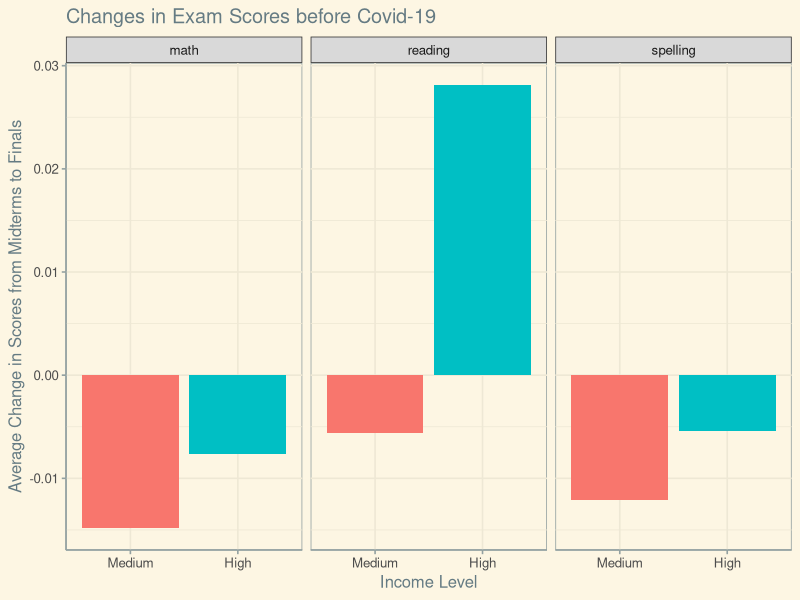
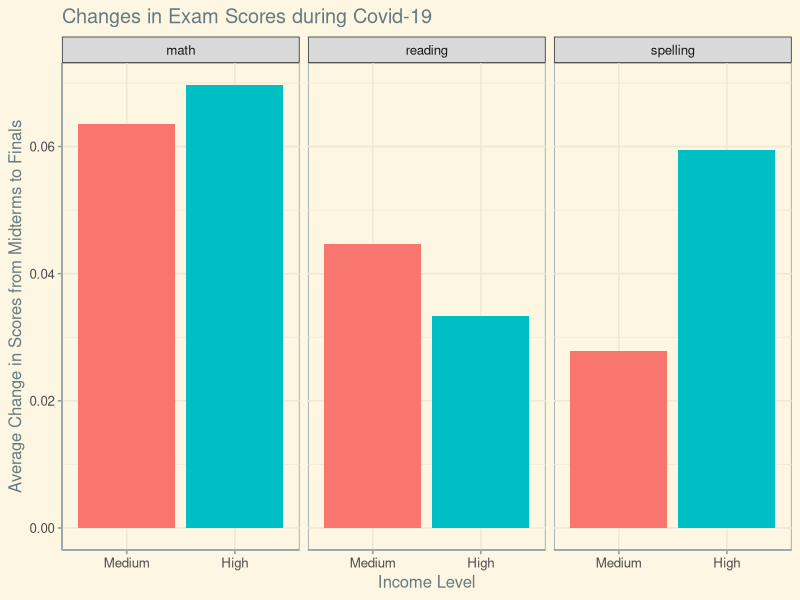

The R script that drew these images, in order: (Note: this script raises an error after producing the figures.)
## ---- chunk 1
library(tidyverse)
library(ggthemes)

covid <- read_csv("data/clean_covid_formatted.csv")
## ---- chunk 2
covid |>
  select(subject, grade,`income_medium`, `income_high`) |>
  pivot_longer(cols = c(-subject, -grade),
               names_to = "income_level",
               values_to = "scores_diff") |>
  mutate(income_level = as.factor(str_to_sentence(str_extract(income_level, "medium|high")))) |>
  mutate(income_level = fct_relevel(income_level, c("Medium", "High")),
         subject = as.factor(subject)) |>
  group_by(income_level, subject) |>
  summarize(mean_scores_diff = mean(scores_diff)) |>
  ggplot(aes(y = mean_scores_diff, x = income_level, fill = income_level)) +
  geom_col() +
  facet_wrap(~subject) +
  labs(x = "Income Level",
       y = "Average Change in Scores from Midterms to Finals",
       title = "Changes in Exam Scores before Covid-19",
       fill = "") +
  theme_solarized() +
  scale_color_solarized() +
  theme(legend.position = "none")
## ---- chunk 3
covid |>
  select(subject, grade,`COVID-19 year * Medium income household`, `COVID-19 year * High income household`) |>
  pivot_longer(cols = c(-subject, -grade),
               names_to = "income_level",
               values_to = "scores_diff") |>
  mutate(income_level = as.factor(str_to_sentence(str_extract(income_level, "Medium|High")))) |>
  mutate(income_level = fct_relevel(income_level, c("Medium", "High")),
         subject = as.factor(subject)) |>
  group_by(income_level, subject) |>
  summarize(mean_scores_diff = mean(scores_diff)) |>
  ggplot(aes(y = mean_scores_diff, x = income_level, fill = income_level)) +
  geom_col() +
  facet_wrap(~subject) +
  labs(x = "Income Level",
       y = "Average Change in Scores from Midterms to Finals",
       title = "Changes in Exam Scores during Covid-19",
       fill = "") +
  theme_solarized() +
  theme(legend.position = "none")
## ---- chunk 4
# Viz 3 
covid |>
  select(subject, grade,education_high, education_medium) |>
  pivot_longer(cols = c(-subject, -grade),
               names_to = "education_level",
               values_to = "scores_diff") |>
   mutate(education_level = as.factor(str_to_sentence(str_extract(education_level, "medium|high")))) |>
  mutate(education_level = fct_relevel(education_level, c("Medium", "High")),
         subject = as.factor(subject)) |>
  group_by(education_level, subject) |>
  summarize(mean_scores_diff = mean(scores_diff)) |>
  ggplot(aes(y = mean_scores_diff, x = education_level, fill = education_level)) +
  geom_col() +
  facet_wrap(~subject) +
  labs(x = "Parental Education Level",
       y = "Average Change in Scores Before Covid",
       title = "Changes in Exam Scores before Covid-19",
       fill = "") +
  theme_solarized() +
  theme(legend.position = "none")
## ---- chunk 5
# Viz 4: Scores During Covid By Parent Education Level
covid |>
  select(subject, grade,`COVID-19 year * Parental education high`, `COVID-19 year * Parental education medium`) |>
  pivot_longer(cols = c(-subject, -grade),
               names_to = "education_level",
               values_to = "scores_diff") |>
   mutate(education_level = as.factor(str_to_sentence(str_extract(education_level, "medium|high")))) |>
  mutate(education_level = fct_relevel(education_level, c("Medium", "High")),
         subject = as.factor(subject)) |>
  group_by(education_level, subject) |>
  summarize(mean_scores_diff = mean(scores_diff)) |>
  ggplot(aes(y = mean_scores_diff, x = education_level, fill = education_level)) +
  geom_col() +
  facet_wrap(~subject) +
  labs(x = "Parental Education Level",
       y = "Average Change in Scores During Covid",
       title = "Changes in Exam Scores during Covid-19",
       fill = "") +
  theme_solarized()  +
  theme(legend.position = "none")
